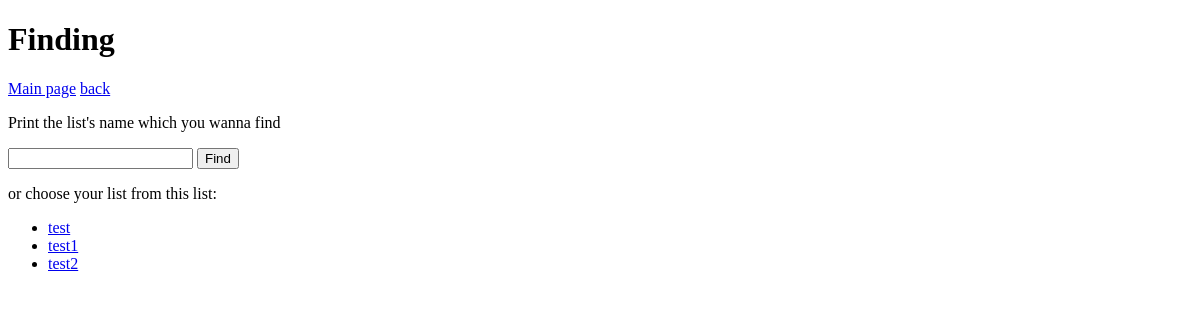
Page /finding/ on the earlier database version.
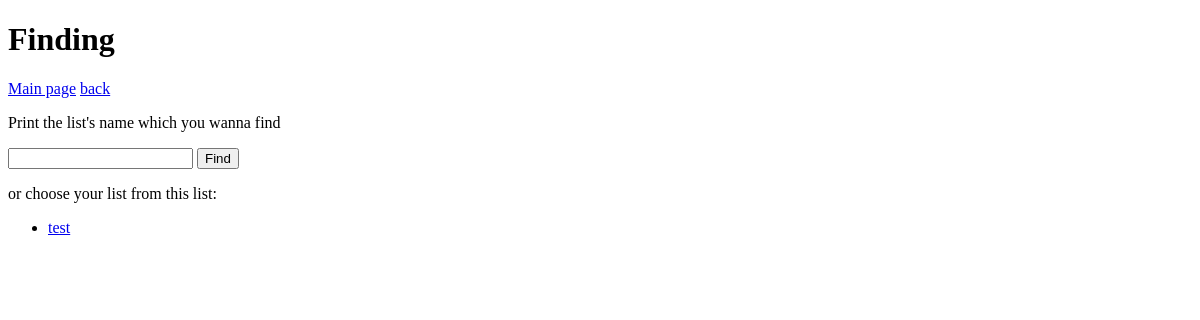
Same page on the later database version.
### main_page/models.py (models this page shows, shortened)
class Dictionary(models.Model):
   name = models.CharField(max_length=40)
   lang_from = models.CharField(max_length=40, default='unknown')
   lang_to = models.CharField(max_length=40, default='unknown')
   creation_date = models.CharField(max_length=40,default=current_time)

### main_page/views.py (the view)
# urls.py: path('<str:search_try>/', views.searh_page),
def searh_page(request, search_try):
    if search_try == 'creating':
        data = {"amount_fields":range(5), "lists":lists}
        return render(request, f"main_page/{search_try}/{search_try}.html",data)
    elif search_try == "finding":
        a = Dictionary.objects.all()
        all_lists = []
        for i in a:
            all_lists.append(i.name)
        data = {'all_lists': all_lists}
        return render(request, f"main_page/finding/finding.html",data)
    else:
        return HttpResponseNotFound("Opps")

### main_page/templates/main_page/finding/finding.html (shortened to what this page needs)
<!DOCTYPE html>
<html lang="en">
<head>
</head>
<body>
    <header>
        <div><h1>Finding</h1></div>
        {%include "includes/navbar.html" %}
    </header>
    <div>
        <form action="/searching/" method="post">
            <p>Print the list's name which you wanna find</p>
            <input type="text" value="" name="searching">
            <input type="submit" value="Find">
        </form>
    </div>
    <div>
        <p>or choose your list from this list:</p>
        <ul>
            {%for list in all_lists%}
            <li ><a href="/finding/{{list}}/" class="lists" id="list{{list}}">{{list}}</a></li>
            {%endfor%}
        </ul>
    </div>
</body>
</html>

### main_page/templates/includes/navbar.html
<nav>
    <a href="../">Main page</a>
    <a href="../">back</a>
</nav>

Differences in the rows shown:
removed Dictionary: all_lists "test1"
removed Dictionary: all_lists "test2"
